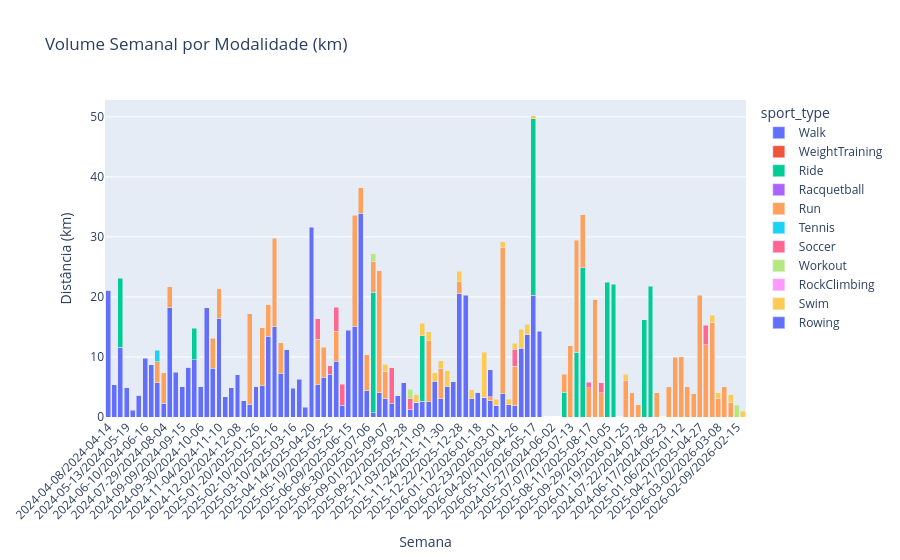

Notebook code for this chart:
### Markdown cell above
---
## 🏋️ Pilar 1 — Consistência e Carga de Treino (ACWR)
> **Fisiologia**: O ACWR (Acute:Chronic Workload Ratio) compara a carga aguda (7 dias) com a carga crônica (28 dias). ACWR > 1.3 = zona de alto risco de lesão por overtraining. ACWR < 0.8 = atleta sub-treinado (perda de adaptação).

### Code cell
# Volume semanal empilhado por modalidade
weekly = (
    df.groupby(['week', 'sport_type'])
    .agg(dist_km=('dist_km','sum'), duration_h=('duration_h','sum'), n=('id','count'))
    .reset_index()
)
weekly['week_str'] = weekly['week'].astype(str)

fig = px.bar(weekly, x='week_str', y='dist_km', color='sport_type', barmode='stack',
             title='Volume Semanal por Modalidade (km)',
             labels={'week_str':'Semana','dist_km':'Distância (km)'})
fig.update_layout(xaxis_tickangle=-45)
fig.show()

### Figure 1 — Plotly figure (JSON) as saved in the notebook; plotly's stock layout.template omitted (floating-point values rounded to 4 significant figures)
{"data": [{"alignmentgroup": "True", "hovertemplate": "sport_type=Walk<br>Semana=%{x}<br>Distância (km)=%{y}<extra></extra>", "legendgroup": "Walk", "marker": {"color": "#636efa", "pattern": {"shape": ""}}, "name": "Walk", "offsetgroup": "Walk", "orientation": "v", "showlegend": true, "textposition": "auto", "type": "bar", "x": ["2024-04-08/2024-04-14", "2024-04-15/2024-04-21", "2024-04-22/2024-04-28", "2024-05-13/2024-05-19", "2024-05-20/2024-05-26", "2024-06-03/2024-06-09", "2024-06-10/2024-06-16", "2024-07-01/2024-07-07", "2024-07-15/2024-07-21", "2024-07-29/2024-08-04", "2024-08-26/2024-09-01", "2024-09-02/2024-09-08", "2024-09-09/2024-09-15", "2024-09-16/2024-09-22", "2024-09-23/2024-09-29", "2024-09-30/2024-10-06", "2024-10-07/2024-10-13", "2024-10-21/2024-10-27", "2024-11-04/2024-11-10", "2024-11-11/2024-11-17", "2024-11-25/2024-12-01", "2024-12-02/2024-12-08", "2024-12-09/2024-12-15", "2025-01-13/2025-01-19", "2025-01-20/2025-01-26", "2025-01-27/2025-02-02", "2025-02-03/2025-02-09", "2025-02-10/2025-02-16", "2025-02-24/2025-03-02", "2025-03-03/2025-03-09", "2025-03-10/2025-03-16", "2025-03-24/2025-03-30", "2025-04-07/2025-04-13", "2025-04-14/2025-04-20", "2025-04-28/2025-05-04", "2025-05-12/2025-05-18", "2025-05-19/2025-05-25", "2025-05-26/2025-06-01", "2025-06-02/2025-06-08", "2025-06-09/2025-06-15", "2025-06-16/2025-06-22", "2025-06-23/2025-06-29", "2025-06-30/2025-07-06", "2025-07-21/2025-07-27", "2025-08-04/2025-08-10", "2025-09-01/2025-09-07", "2025-09-08/2025-09-14", "2025-09-15/2025-09-21", "2025-09-22/2025-09-28", "2025-10-13/2025-10-19", "2025-10-27/2025-11-02", "2025-11-03/2025-11-09", "2025-11-10/2025-11-16", "2025-11-17/2025-11-23", "2025-11-24/2025-11-30", "2025-12-08/2025-12-14", "2025-12-15/2025-12-21", "2025-12-22/2025-12-28", "2025-12-29/2026-01-04", "2026-01-05/2026-01-11", "2026-01-12/2026-01-18", "2026-02-02/2026-02-08", "2026-02-16/2026-02-22", "2026-02-23/2026-03-01", "2026-03-16/2026-03-22", "2026-03-23/2026-03-29", "2026-04-20/2026-04-26", "2026-04-27/2026-05-03", "2026-05-04/2026-05-10", "2026-05-11/2026-05-17", "2026-05-18/2026-05-24"], "xaxis": "x", "y": [21.08, 5.397, 11.58, 4.88, 1.143, 3.602, 9.762, 8.677, 5.7, 2.289, 18.22, 7.46, 5.027, 8.274, 9.562, 5.006, 18.19, 8.12, 16.46, 3.37, 4.861, 7.001, 2.706, 2.155, 5.059, 5.204, 13.49, 15.03, 7.263, 11.2, 4.83, 6.264, 1.604, 31.65, 5.381, 6.599, 7.013, 9.249, 1.957, 14.46, 15.14, 33.95, 4.369, 0.6798, 4.026, 3.061, 2.24, 3.5, 5.684, 1.221, 2.421, 2.623, 2.524, 5.954, 3.073, 5.006, 5.901, 20.52, 20.27, 3.004, 4.021, 3.332, 2.689, 1.943, 3.9, 2.016, 1.888, 11.48, 13.67, 20.26, 14.3], "yaxis": "y"}, {"alignmentgroup": "True", "hovertemplate": "sport_type=WeightTraining<br>Semana=%{x}<br>Distância (km)=%{y}<extra></extra>", "legendgroup": "WeightTraining", "marker": {"color": "#EF553B", "pattern": {"shape": ""}}, "name": "WeightTraining", "offsetgroup": "WeightTraining", "orientation": "v", "showlegend": true, "textposition": "auto", "type": "bar", "x": ["2024-04-08/2024-04-14", "2024-04-15/2024-04-21", "2024-05-06/2024-05-12", "2024-05-27/2024-06-02", "2024-06-03/2024-06-09", "2024-06-24/2024-06-30", "2024-07-08/2024-07-14", "2024-07-15/2024-07-21", "2024-09-16/2024-09-22", "2025-07-07/2025-07-13", "2025-07-14/2025-07-20", "2025-07-21/2025-07-27", "2025-07-28/2025-08-03", "2025-08-04/2025-08-10", "2025-08-11/2025-08-17", "2025-08-18/2025-08-24", "2025-08-25/2025-08-31", "2025-09-01/2025-09-07", "2025-09-08/2025-09-14", "2025-09-15/2025-09-21", "2025-09-22/2025-09-28", "2025-09-29/2025-10-05", "2025-10-06/2025-10-12", "2025-10-13/2025-10-19", "2025-10-20/2025-10-26", "2025-10-27/2025-11-02", "2025-11-10/2025-11-16", "2025-11-24/2025-11-30", "2026-01-12/2026-01-18", "2026-01-19/2026-01-25", "2026-02-02/2026-02-08", "2026-02-23/2026-03-01", "2026-04-06/2026-04-12", "2026-04-20/2026-04-26", "2026-05-25/2026-05-31"], "xaxis": "x", "y": [0, 0, 0, 0, 0, 0, 0, 0, 0, 0, 0, 0, 0, 0, 0, 0, 0, 0, 0, 0, 0, 0, 0, 0, 0, 0, 0, 0, 0, 0, 0, 0, 0, 0, 0], "yaxis": "y"}, {"alignmentgroup": "True", "hovertemplate": "sport_type=Ride<br>Semana=%{x}<br>Distância (km)=%{y}<extra></extra>", "legendgroup": "Ride", "marker": {"color": "#00cc96", "pattern": {"shape": ""}}, "name": "Ride", "offsetgroup": "Ride", "orientation": "v", "showlegend": true, "textposition": "auto", "type": "bar", "x": ["2024-04-22/2024-04-28", "2024-07-08/2024-07-14", "2024-07-22/2024-07-28", "2024-08-05/2024-08-11", "2024-09-23/2024-09-29", "2025-07-14/2025-07-20", "2025-07-21/2025-07-27", "2025-07-28/2025-08-03", "2025-09-29/2025-10-05", "2025-10-06/2025-10-12", "2025-11-03/2025-11-09", "2026-03-30/2026-04-05", "2026-05-11/2026-05-17"], "xaxis": "x", "y": [11.55, 4.126, 16.17, 21.8, 5.191, 10.82, 20.12, 24.83, 22.44, 22.08, 10.88, 0, 29.46], "yaxis": "y"}, {"alignmentgroup": "True", "hovertemplate": "sport_type=Racquetball<br>Semana=%{x}<br>Distância (km)=%{y}<extra></extra>", "legendgroup": "Racquetball", "marker": {"color": "#ab63fa", "pattern": {"shape": ""}}, "name": "Racquetball", "offsetgroup": "Racquetball", "orientation": "v", "showlegend": true, "textposition": "auto", "type": "bar", "x": ["2024-06-17/2024-06-23"], "xaxis": "x", "y": [0], "yaxis": "y"}, {"alignmentgroup": "True", "hovertemplate": "sport_type=Run<br>Semana=%{x}<br>Distância (km)=%{y}<extra></extra>", "legendgroup": "Run", "marker": {"color": "#FFA15A", "pattern": {"shape": ""}}, "name": "Run", "offsetgroup": "Run", "orientation": "v", "showlegend": true, "textposition": "auto", "type": "bar", "x": ["2024-07-08/2024-07-14", "2024-07-15/2024-07-21", "2024-07-29/2024-08-04", "2024-08-26/2024-09-01", "2024-10-14/2024-10-20", "2024-10-21/2024-10-27", "2024-10-28/2024-11-03", "2024-11-04/2024-11-10", "2025-01-06/2025-01-12", "2025-01-13/2025-01-19", "2025-01-27/2025-02-02", "2025-02-03/2025-02-09", "2025-02-10/2025-02-16", "2025-02-17/2025-02-23", "2025-02-24/2025-03-02", "2025-03-17/2025-03-23", "2025-04-21/2025-04-27", "2025-04-28/2025-05-04", "2025-05-05/2025-05-11", "2025-05-12/2025-05-18", "2025-05-26/2025-06-01", "2025-06-16/2025-06-22", "2025-06-23/2025-06-29", "2025-06-30/2025-07-06", "2025-07-07/2025-07-13", "2025-07-14/2025-07-20", "2025-07-21/2025-07-27", "2025-07-28/2025-08-03", "2025-08-04/2025-08-10", "2025-08-11/2025-08-17", "2025-08-18/2025-08-24", "2025-08-25/2025-08-31", "2025-09-01/2025-09-07", "2025-11-10/2025-11-16", "2025-11-24/2025-11-30", "2025-12-01/2025-12-07", "2025-12-22/2025-12-28", "2026-01-19/2026-01-25", "2026-02-16/2026-02-22", "2026-03-02/2026-03-08", "2026-03-09/2026-03-15", "2026-03-16/2026-03-22", "2026-03-30/2026-04-05", "2026-04-06/2026-04-12", "2026-04-13/2026-04-19", "2026-04-20/2026-04-26", "2026-05-25/2026-05-31"], "xaxis": "x", "y": [3.01, 3.534, 5.101, 3.469, 5.062, 4.991, 9.952, 4.944, 10.0, 15.01, 9.696, 5.217, 14.71, 5.005, 5.07, 3.903, 20.32, 7.533, 12.07, 5.014, 5.007, 18.49, 4.215, 6.021, 11.84, 18.58, 5.056, 8.896, 20.32, 4.881, 19.58, 4.054, 4.595, 10.15, 5.015, 15.76, 1.97, 6.033, 0.677, 3.15, 5.011, 24.3, 4.008, 4.067, 2.493, 6.529, 2.03], "yaxis": "y"}, {"alignmentgroup": "True", "hovertemplate": "sport_type=Tennis<br>Semana=%{x}<br>Distância (km)=%{y}<extra></extra>", "legendgroup": "Tennis", "marker": {"color": "#19d3f3", "pattern": {"shape": ""}}, "name": "Tennis", "offsetgroup": "Tennis", "orientation": "v", "showlegend": true, "textposition": "auto", "type": "bar", "x": ["2024-07-15/2024-07-21"], "xaxis": "x", "y": [1.85], "yaxis": "y"}, {"alignmentgroup": "True", "hovertemplate": "sport_type=Soccer<br>Semana=%{x}<br>Distância (km)=%{y}<extra></extra>", "legendgroup": "Soccer", "marker": {"color": "#FF6692", "pattern": {"shape": ""}}, "name": "Soccer", "offsetgroup": "Soccer", "orientation": "v", "showlegend": true, "textposition": "auto", "type": "bar", "x": ["2025-04-28/2025-05-04", "2025-05-05/2025-05-11", "2025-05-19/2025-05-25", "2025-05-26/2025-06-01", "2025-06-02/2025-06-08", "2025-08-11/2025-08-17", "2025-08-25/2025-08-31", "2025-09-08/2025-09-14", "2025-10-13/2025-10-19", "2026-04-20/2026-04-26"], "xaxis": "x", "y": [3.487, 3.246, 1.534, 4.027, 3.531, 0.9047, 1.66, 5.98, 1.865, 2.869], "yaxis": "y"}, {"alignmentgroup": "True", "hovertemplate": "sport_type=Workout<br>Semana=%{x}<br>Distância (km)=%{y}<extra></extra>", "legendgroup": "Workout", "marker": {"color": "#B6E880", "pattern": {"shape": ""}}, "name": "Workout", "offsetgroup": "Workout", "orientation": "v", "showlegend": true, "textposition": "auto", "type": "bar", "x": ["2025-07-21/2025-07-27", "2025-10-13/2025-10-19", "2026-02-09/2026-02-15"], "xaxis": "x", "y": [1.353, 1.526, 1.984], "yaxis": "y"}, {"alignmentgroup": "True", "hovertemplate": "sport_type=RockClimbing<br>Semana=%{x}<br>Distância (km)=%{y}<extra></extra>", "legendgroup": "RockClimbing", "marker": {"color": "#FF97FF", "pattern": {"shape": ""}}, "name": "RockClimbing", "offsetgroup": "RockClimbing", "orientation": "v", "showlegend": true, "textposition": "auto", "type": "bar", "x": ["2025-08-18/2025-08-24"], "xaxis": "x", "y": [0], "yaxis": "y"}, {"alignmentgroup": "True", "hovertemplate": "sport_type=Swim<br>Semana=%{x}<br>Distância (km)=%{y}<extra></extra>", "legendgroup": "Swim", "marker": {"color": "#FECB52", "pattern": {"shape": ""}}, "name": "Swim", "offsetgroup": "Swim", "orientation": "v", "showlegend": true, "textposition": "auto", "type": "bar", "x": ["2025-09-01/2025-09-07", "2025-10-27/2025-11-02", "2025-11-03/2025-11-09", "2025-11-10/2025-11-16", "2025-11-17/2025-11-23", "2025-11-24/2025-11-30", "2025-12-01/2025-12-07", "2025-12-08/2025-12-14", "2025-12-22/2025-12-28", "2026-01-05/2026-01-11", "2026-01-19/2026-01-25", "2026-01-26/2026-02-01", "2026-02-02/2026-02-08", "2026-02-23/2026-03-01", "2026-03-02/2026-03-08", "2026-03-16/2026-03-22", "2026-03-23/2026-03-29", "2026-04-13/2026-04-19", "2026-04-20/2026-04-26", "2026-04-27/2026-05-03", "2026-05-04/2026-05-10", "2026-05-11/2026-05-17"], "xaxis": "x", "y": [1.154, 1.25, 2.1, 1.55, 1.45, 1.25, 1.2, 2.7, 1.826, 1.55, 1.05, 1, 7.417, 1.05, 0.9, 1, 0.9778, 1.2, 1, 3.105, 1.764, 0.45], "yaxis": "y"}, {"alignmentgroup": "True", "hovertemplate": "sport_type=Rowing<br>Semana=%{x}<br>Distância (km)=%{y}<extra></extra>", "legendgroup": "Rowing", "marker": {"color": "#636efa", "pattern": {"shape": ""}}, "name": "Rowing", "offsetgroup": "Rowing", "orientation": "v", "showlegend": true, "textposition": "auto", "type": "bar", "x": ["2026-02-16/2026-02-22"], "xaxis": "x", "y": [4.518], "yaxis": "y"}], "layout": {"barmode": "stack", "legend": {"title": {"text": "sport_type"}, "tracegroupgap": 0}, "title": {"text": "Volume Semanal por Modalidade (km)"}, "xaxis": {"anchor": "y", "domain": [0, 1], "tickangle": -45, "title": {"text": "Semana"}}, "yaxis": {"anchor": "x", "domain": [0, 1], "title": {"text": "Distância (km)"}}}}
